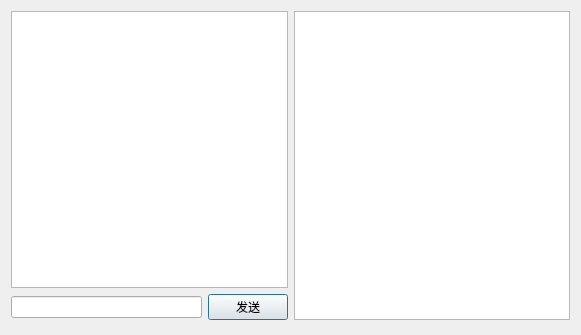
<?xml version="1.0" encoding="UTF-8"?>
<ui version="4.0">
 <class>chatDialog</class>
 <widget class="QDialog" name="chatDialog">
  <property name="geometry">
   <rect>
    <x>0</x>
    <y>0</y>
    <width>581</width>
    <height>335</height>
   </rect>
  </property>
  <property name="windowTitle">
   <string>chatDialog</string>
  </property>
  <widget class="QWidget" name="horizontalLayoutWidget">
   <property name="geometry">
    <rect>
     <x>0</x>
     <y>0</y>
     <width>581</width>
     <height>331</height>
    </rect>
   </property>
   <layout class="QHBoxLayout" name="horizontalLayout">
    <item>
     <layout class="QVBoxLayout" name="verticalLayout">
      <item>
       <widget class="QTextEdit" name="textEdit"/>
      </item>
      <item>
       <layout class="QHBoxLayout" name="horizontalLayout_2">
        <item>
         <widget class="QLineEdit" name="lineEdit"/>
        </item>
        <item>
         <widget class="QPushButton" name="pushButton">
          <property name="text">
           <string>发送</string>
          </property>
         </widget>
        </item>
       </layout>
      </item>
     </layout>
    </item>
    <item>
     <widget class="QListWidget" name="listWidget"/>
    </item>
   </layout>
  </widget>
 </widget>
 <layoutdefault spacing="6" margin="11"/>
 <resources/>
 <connections/>
</ui>
